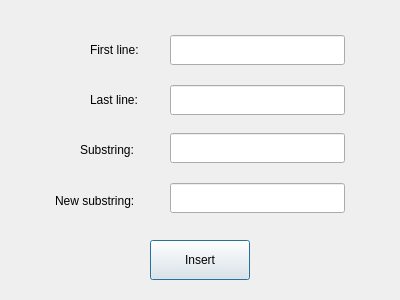
<?xml version="1.0" encoding="UTF-8"?>
<ui version="4.0">
 <class>contextual_replacement</class>
 <widget class="QDialog" name="contextual_replacement">
  <property name="geometry">
   <rect>
    <x>0</x>
    <y>0</y>
    <width>400</width>
    <height>300</height>
   </rect>
  </property>
  <property name="windowTitle">
   <string>Dialog</string>
  </property>
  <widget class="QLineEdit" name="end_line_val">
   <property name="geometry">
    <rect>
     <x>170</x>
     <y>183</y>
     <width>175</width>
     <height>30</height>
    </rect>
   </property>
  </widget>
  <widget class="QLineEdit" name="first_val">
   <property name="geometry">
    <rect>
     <x>170</x>
     <y>35</y>
     <width>175</width>
     <height>30</height>
    </rect>
   </property>
  </widget>
  <widget class="QPushButton" name="pushButton">
   <property name="geometry">
    <rect>
     <x>150</x>
     <y>240</y>
     <width>100</width>
     <height>40</height>
    </rect>
   </property>
   <property name="text">
    <string>Insert</string>
   </property>
  </widget>
  <widget class="QLabel" name="label_2">
   <property name="geometry">
    <rect>
     <x>55</x>
     <y>193</y>
     <width>111</width>
     <height>16</height>
    </rect>
   </property>
   <property name="text">
    <string>New substring:</string>
   </property>
  </widget>
  <widget class="QLineEdit" name="start_line_val">
   <property name="geometry">
    <rect>
     <x>170</x>
     <y>133</y>
     <width>175</width>
     <height>30</height>
    </rect>
   </property>
  </widget>
  <widget class="QLabel" name="label_3">
   <property name="geometry">
    <rect>
     <x>90</x>
     <y>40</y>
     <width>61</width>
     <height>20</height>
    </rect>
   </property>
   <property name="text">
    <string>First line:</string>
   </property>
  </widget>
  <widget class="QLabel" name="label">
   <property name="geometry">
    <rect>
     <x>80</x>
     <y>140</y>
     <width>91</width>
     <height>20</height>
    </rect>
   </property>
   <property name="text">
    <string>Substring:</string>
   </property>
  </widget>
  <widget class="QLineEdit" name="last_val">
   <property name="geometry">
    <rect>
     <x>170</x>
     <y>85</y>
     <width>175</width>
     <height>30</height>
    </rect>
   </property>
  </widget>
  <widget class="QLabel" name="label_4">
   <property name="geometry">
    <rect>
     <x>90</x>
     <y>90</y>
     <width>61</width>
     <height>20</height>
    </rect>
   </property>
   <property name="text">
    <string>Last line:</string>
   </property>
  </widget>
 </widget>
 <resources/>
 <connections>
  <connection>
   <sender>pushButton</sender>
   <signal>clicked()</signal>
   <receiver>contextual_replacement</receiver>
   <slot>close()</slot>
   <hints>
    <hint type="sourcelabel">
     <x>208</x>
     <y>267</y>
    </hint>
    <hint type="destinationlabel">
     <x>305</x>
     <y>231</y>
    </hint>
   </hints>
  </connection>
 </connections>
</ui>
